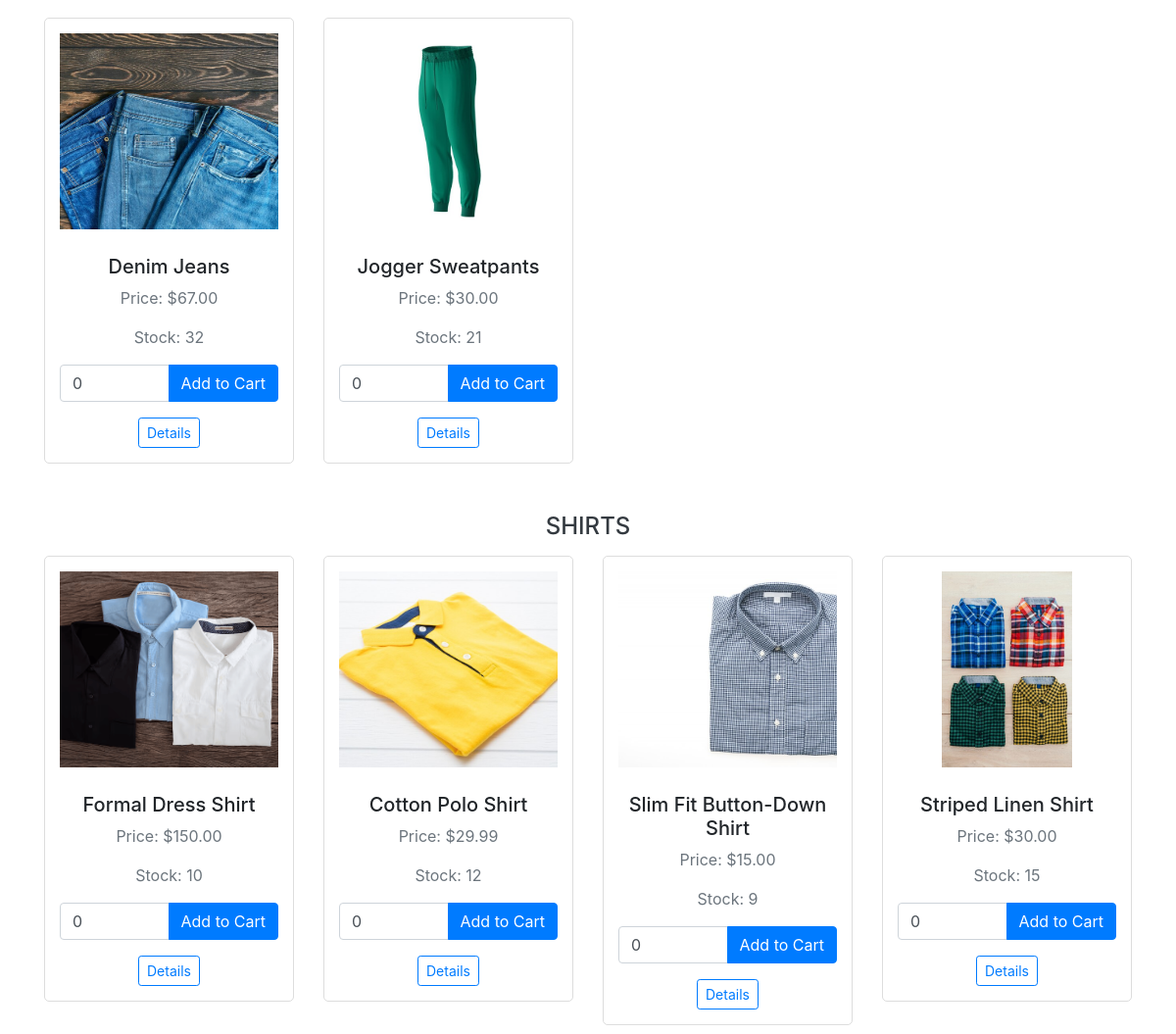
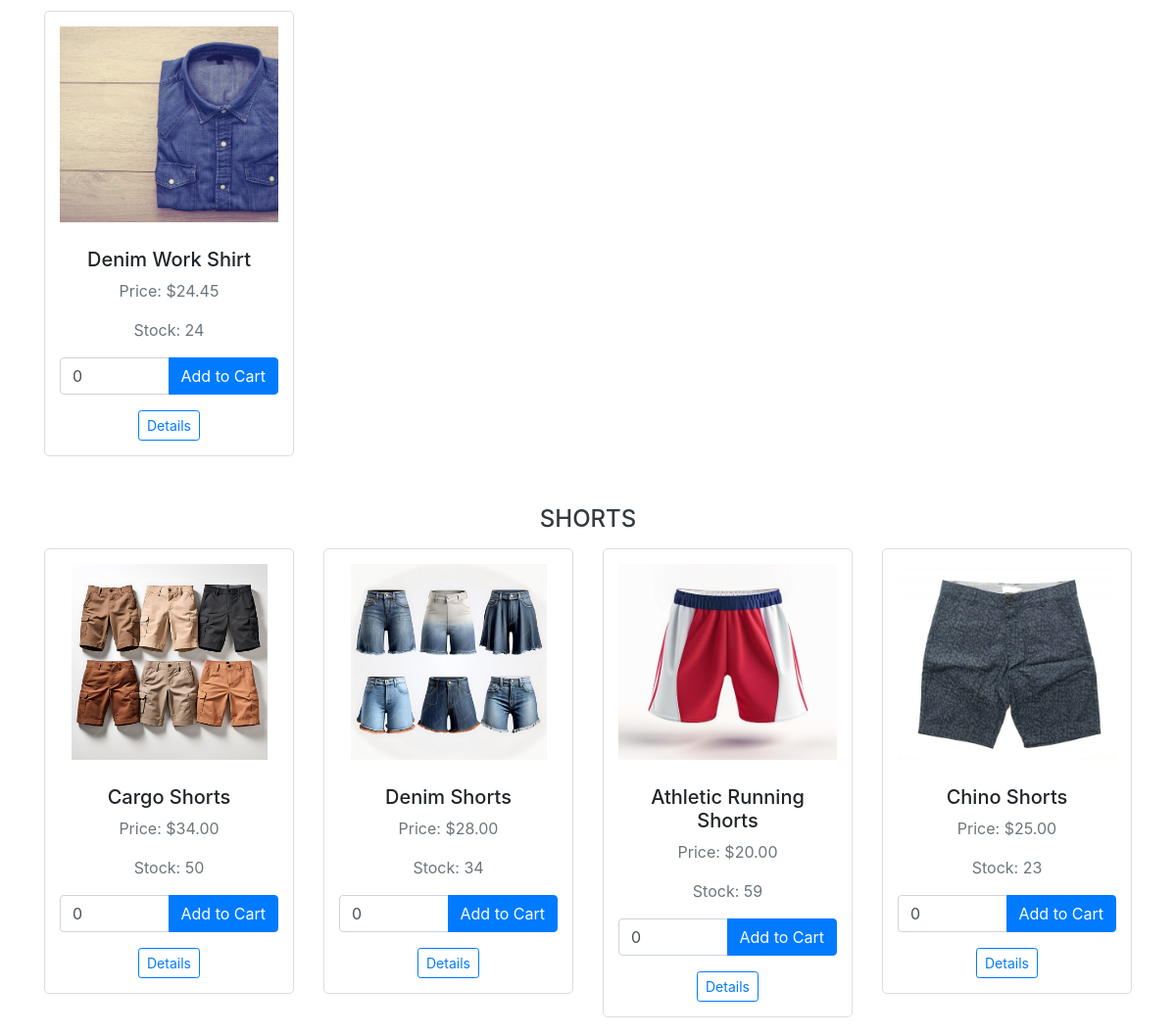
The app's page /category/1/ (signed in, middle part), older data (2 pictures, top to bottom).
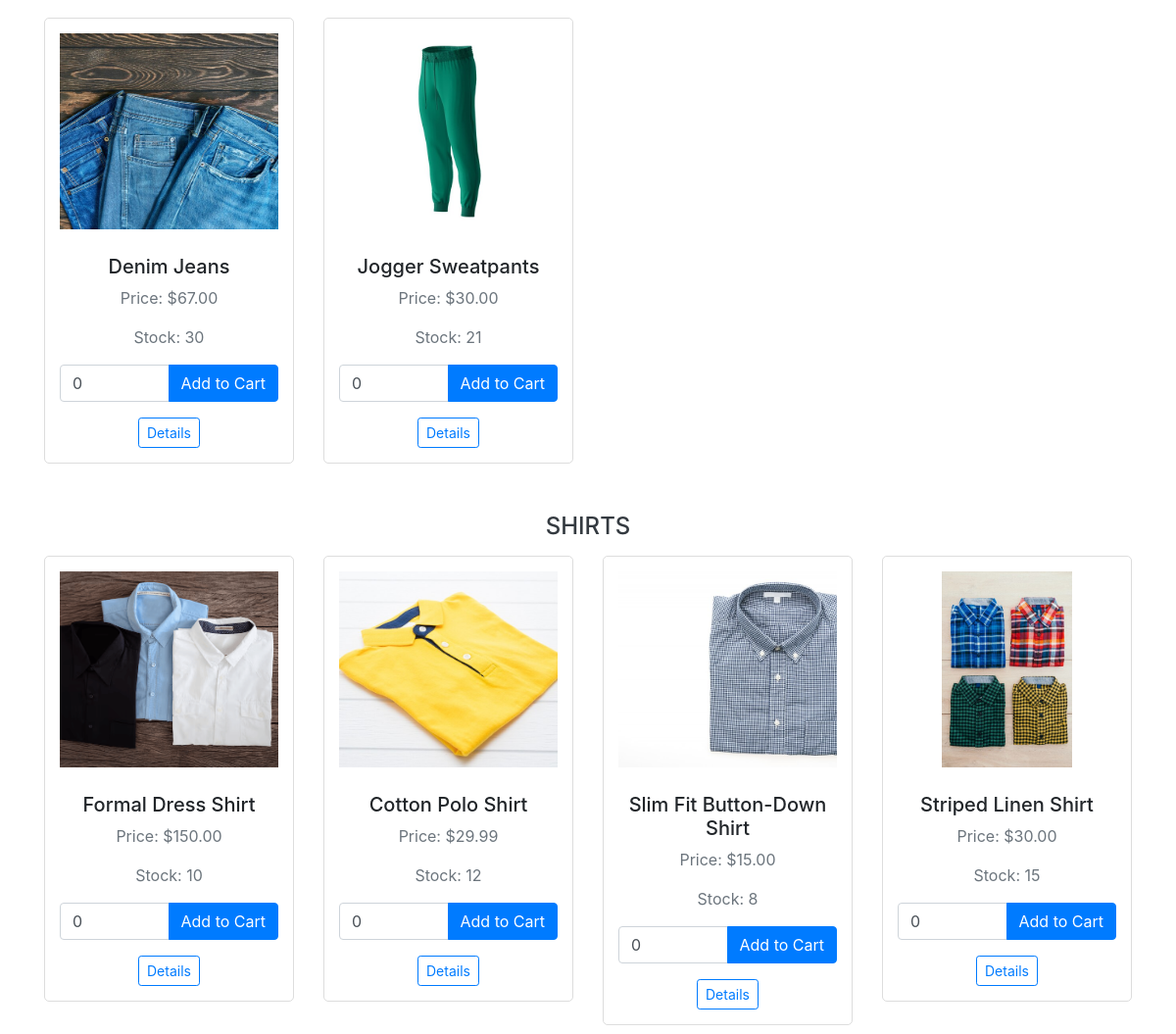
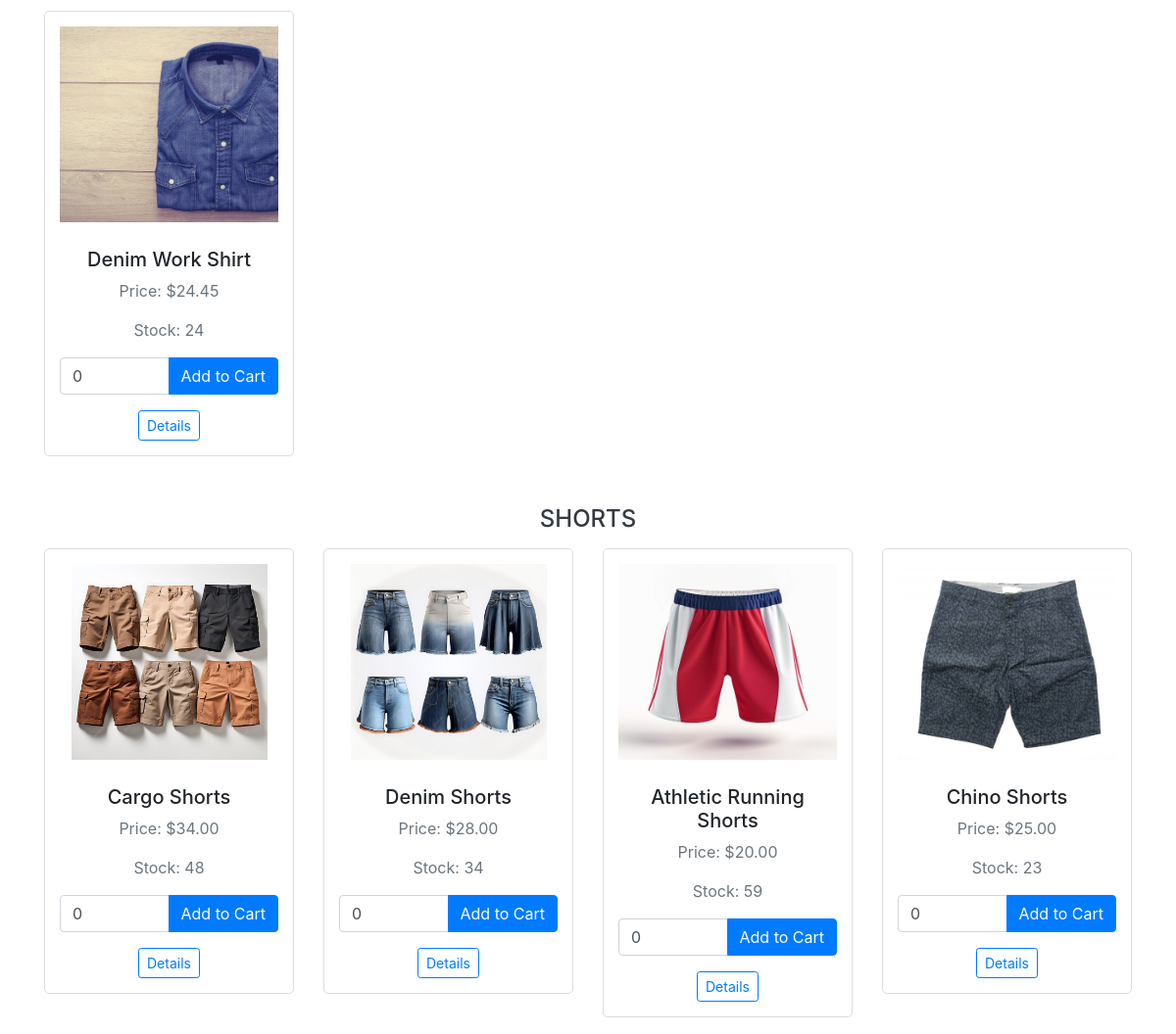
The same page, newer data (2 pictures, top to bottom).
### MarketHub/models.py (models this page shows, shortened)
class Product(models.Model):
    name = models.CharField(max_length=100)
    description = models.TextField()
    price = models.DecimalField(max_digits=10, decimal_places=2)
    stock = models.PositiveIntegerField()
    image = models.ImageField(upload_to='products/', blank=True)  # Optional product image
    category = models.ForeignKey(Category, on_delete=models.SET_NULL, null=True)  # Set category to NULL if related category is deleted
    subcategory = models.ForeignKey(SubCategory, on_delete=models.SET_NULL, null=True)  # Set subcategory to NULL if related subcategory is deleted
    cart_quantity = models.PositiveIntegerField(default=0)  # New field to store cart quantity

### MarketHub/views.py (the view)
# urls.py: path('category/<int:category_id>/', views.product_list_by_category, name='product_list_by_category'),
@login_required
def product_list_by_category(request, category_id):
    category = get_object_or_404(Category, pk=category_id)
    subcategories = SubCategory.objects.filter(category=category)
    query = request.GET.get('q')
    min_price = request.GET.get('min_price')
    max_price = request.GET.get('max_price')
    if min_price is not None and min_price != '':
        min_price = Decimal(min_price)
    else:
        min_price = None
    if max_price is not None and max_price != '':
        max_price = Decimal(max_price)
    else:
        max_price = None
    cart_products = Product.objects.filter(cart_quantity__gt=0)
    cart_count = cart_products.aggregate(Sum('cart_quantity'))['cart_quantity__sum'] or 0
    products_by_subcategory = []
    for subcategory in subcategories:
        products = Product.objects.filter(category=category, subcategory=subcategory)
        if query:
            products = products.filter(
                Q(name__icontains=query) | Q(description__icontains=query)
            )
        if min_price is not None:
            products = products.filter(price__gte=min_price)
        if max_price is not None:
            products = products.filter(price__lte=max_price)
        products_by_subcategory.append({'subcategory': subcategory, 'products': products})
    if query:
        search_results = [product for subcategory_data in products_by_subcategory for product in subcategory_data['products']]
        return render(request, 'product_list.html', {'category': category, 'search_results': search_results, 'min_price': min_price, 'max_price': max_price, 'cart_count': cart_count})
    return render(request, 'product_list.html', {'category': category, 'products_by_subcategory': products_by_subcategory, 'min_price': min_price, 'max_price': max_price, 'cart_count': cart_count})

### Templates/product_list.html (shortened to what this page needs)
{% load static %}
<!DOCTYPE html>
<html lang="en">
<head>
    <link href="https://stackpath.bootstrapcdn.com/bootstrap/4.5.2/css/bootstrap.min.css" rel="stylesheet">
</head>
<body>
    <div class="container">
        <div class="row">
            {% if request.GET.q %}
                {% for product in search_results %}
                    <div class="col-lg-3 col-md-4 col-sm-6">
                        <div class="product-card">
                            <a href="{% url 'product_detail' product.id %}">
                                <img src="{{ product.image.url }}" alt="{{ product.name }}" class="product-image img-fluid">
                            </a>
                            <h4 class="mt-3">{{ product.name }}</h4>
                            <p class="text-muted">Price: ${{ product.price }}</p>
                            <p class="text-muted">Stock: {{ product.stock }}</p>
                            <form method="post" action="{% url 'add_to_cart' product.id %}">
                                {% csrf_token %}
                                <div class="input-group mb-3">
                                    <input type="number" class="form-control" name="quantity" value="{{ product.cart_quantity }}" min="1" data-product-id="{{ product.id }}">
                                    <div class="input-group-append">
                                        <button type="submit" class="btn btn-primary add-to-cart-btn">Add to Cart</button>
                                    </div>
                                </div>
                            </form>
                            <a href="{% url 'product_detail' product.id %}" class="btn btn-outline-primary btn-sm">Details</a>
                        </div>
                    </div>
                {% endfor %}
            {% else %}
                {% for subcategory_data in products_by_subcategory %}
                    <div class="col-12">
                        <h2 class="text-dark">{{ subcategory_data.subcategory.name }}</h2>
                    </div>
                    {% for product in subcategory_data.products %}
                        <div class="col-lg-3 col-md-4 col-sm-6">
                            <div class="product-card">
                                <a href="{% url 'product_detail' product.id %}">
                                    <img src="{{ product.image.url }}" alt="{{ product.name }}" class="product-image img-fluid">
                                </a>
                                <h5 class="mt-3">{{ product.name }}</h5>
                                <p class="text-muted">Price: ${{ product.price }}</p>
                                <p class="text-muted">Stock: {{ product.stock }}</p>
                                <form method="post" action="{% url 'add_to_cart' product.id %}">
                                    <div class="input-group mb-3">
                                        <input type="number" class="form-control" name="quantity" value="{{ product.cart_quantity }}" min="1" data-product-id="{{ product.id }}">
                                        <div class="input-group-append">
                                            <button type="submit" id="add-to-cart-btn" class="btn btn-primary">Add to Cart</button>
                                        </div>
                                    </div>
                                </form>
                                <a href="{% url 'product_detail' product.id %}" class="btn btn-outline-primary btn-sm">Details</a>
                            </div>
                        </div>
                    {% endfor %}
                {% endfor %}
            {% endif %}
        </div>
    </div>
</body>
</html>

Row changes from the older to the newer data that the page shows:
changed Product "Denim Jeans": stock "32" → "30"
changed Product "Slim Fit Button-Down Shirt": stock "9" → "8"
changed Product "Cargo Shorts": stock "50" → "48"
